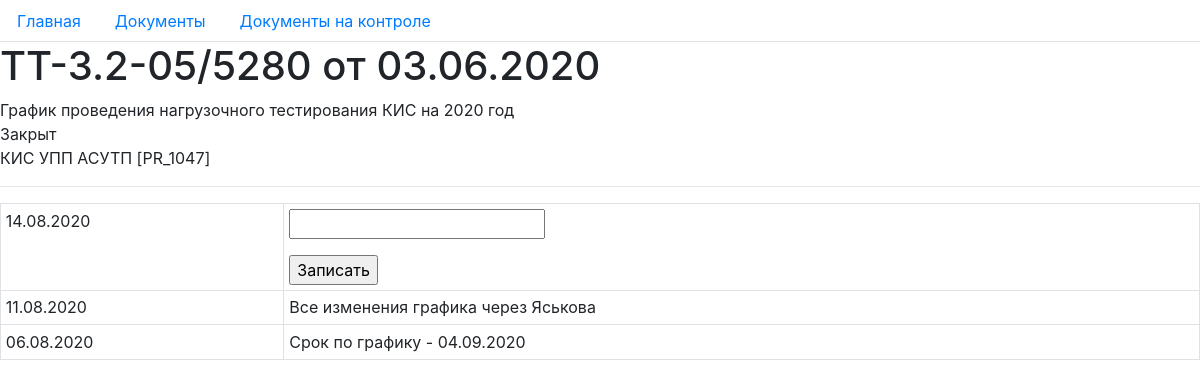
Screenshot of /document/document/3/ with the database file from the repository.
### document/models.py (models this page shows, shortened)
class Document(models.Model):
    sed_number = models.CharField(max_length=40, verbose_name="Номер СЭД")
    out_number = models.CharField(max_length=40, verbose_name="Внешний номер", blank=True)
    name = models.CharField(max_length=200, verbose_name="Название")
    reg_date = models.DateField(verbose_name="Дата регистрации", blank=True)
    project = models.ForeignKey(Project, verbose_name="Проект", blank=True, on_delete=models.PROTECT, null=True)
    status = models.ForeignKey(DocumentStatus, verbose_name="Состояние документа", blank=True, on_delete=models.PROTECT, null=True)
    control = models.BooleanField(verbose_name="На контроле", default=True)
    class Meta:
        verbose_name = "Документ"
        verbose_name_plural = "Документы"
        ordering = ['-reg_date', 'name', 'sed_number']

class DocumentStatus(models.Model):
    status = models.CharField(max_length=100, verbose_name="Состояние документа")
    status_order = models.PositiveIntegerField(verbose_name="Порядок")
    class Meta:
        verbose_name = "Состояние документа"
        verbose_name_plural = "Состояния документов"
        ordering = ['status_order', 'status']
    def __str__(self):
        return self.status

class DocumentComment(models.Model):
    comment = models.CharField(max_length=100, verbose_name="Комментарий")
    date = models.DateTimeField(verbose_name="Дата комментария", auto_now=True)
    document = models.ForeignKey(Document, verbose_name="Документ", on_delete=models.PROTECT)
    class Meta:
        verbose_name = "Комментарий"
        verbose_name_plural = "Комментарии"
        ordering = ["-date"]

### project/models.py (models this page shows)
class Project(models.Model):
    full_name = models.CharField(max_length=100, verbose_name="Имя проекта")
    abbr_name = models.CharField(max_length=20, verbose_name="Аббревиатура проекта")
    upit_code = models.CharField(max_length=10, verbose_name="КОД УПИТ", default="PR_")
    description = models.TextField(verbose_name="Описание")
    class Meta:
        verbose_name = "Проект"
        verbose_name_plural = "Проекты"
        ordering = ['abbr_name']
    def __str__(self):
        return f"{self.abbr_name} [{self.upit_code}]"

### document/views.py (the view)
# urls.py: path("document/<int:pk>/", views.document, name="document"),
def document(request, pk):
    document = Document.objects.get(pk=pk)
    if request.method == "POST":
        form = CommentForm(request.POST)
        if form.is_valid():
            new_comment = form.save(commit=False)
            new_comment.document = document
            new_comment.save()
    context = {
        "title": document.sed_number,
        "document": document,
        "form": CommentForm(instance=document),
        "today": timezone.localdate(),
    }
    return render(request, "document/document.html", context)

### document/forms.py
class CommentForm(ModelForm):
    class Meta:
        model = DocumentComment
        fields = ['comment']
        labels = {'comment': ""}

### document/templates/document/document.html (shortened to what this page needs)
{% extends "base.html" %}
{% block content %}
<h1>{{ title }}
    от {{ document.reg_date|date:"d.m.Y"}}
</h1>
<div>{{ document.name }}</div>
<div>{{ document.status }}</div>
<div>{{ document.project }}</div>
<hr />
<table class="table table-hover table-bordered table-sm">
    <tr><td>{{ today|date:"d.m.Y" }}</td>
    <td>
        <form method="post">
            {{ form.as_p }}
            <input type="submit" value="Записать" />
        </form>
    </td>
    </tr>
    {% for comment in document.documentcomment_set.all %}
    <tr>
        <td>{{ comment.date|date:"d.m.Y" }}</td>
        <td>{{ comment.comment }}</td>
    </tr>
    {% endfor %}
</table>
{% endblock %}

### rows the page displays
Document: sed_number "ТТ-3.2-05/5280", reg_date "03.06.2020", name "График проведения нагрузочного тестирования КИС на 2020 год", status "Закрыт", project "КИС УПП АСУТП [PR_1047]"
DocumentComment: date "11.08.2020", comment "Все изменения графика через Яськова"
DocumentComment: date "06.08.2020", comment "Срок по графику - 04.09.2020"

### other values shown
{{ today|date:"d.m.Y" }} "14.08.2020"
